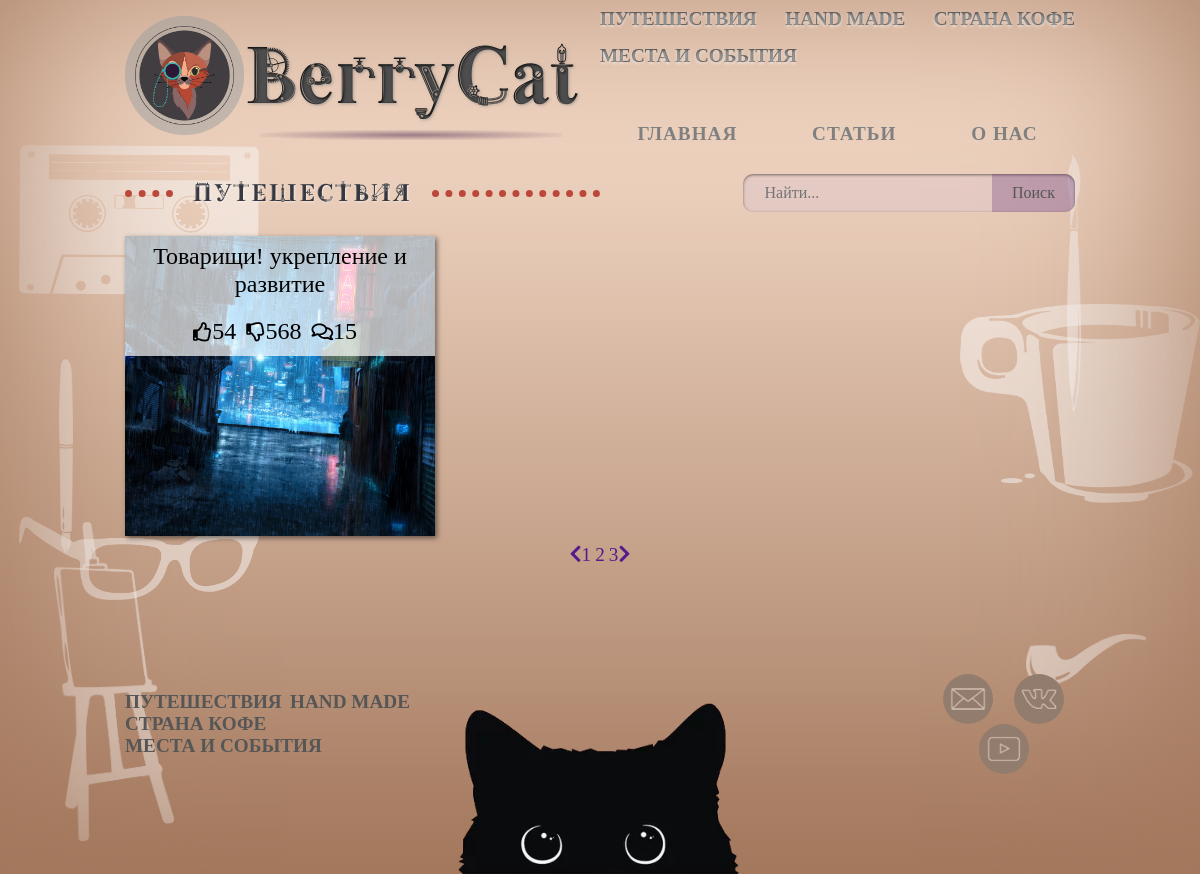
The page /articles/travel/ on the database as committed earlier.
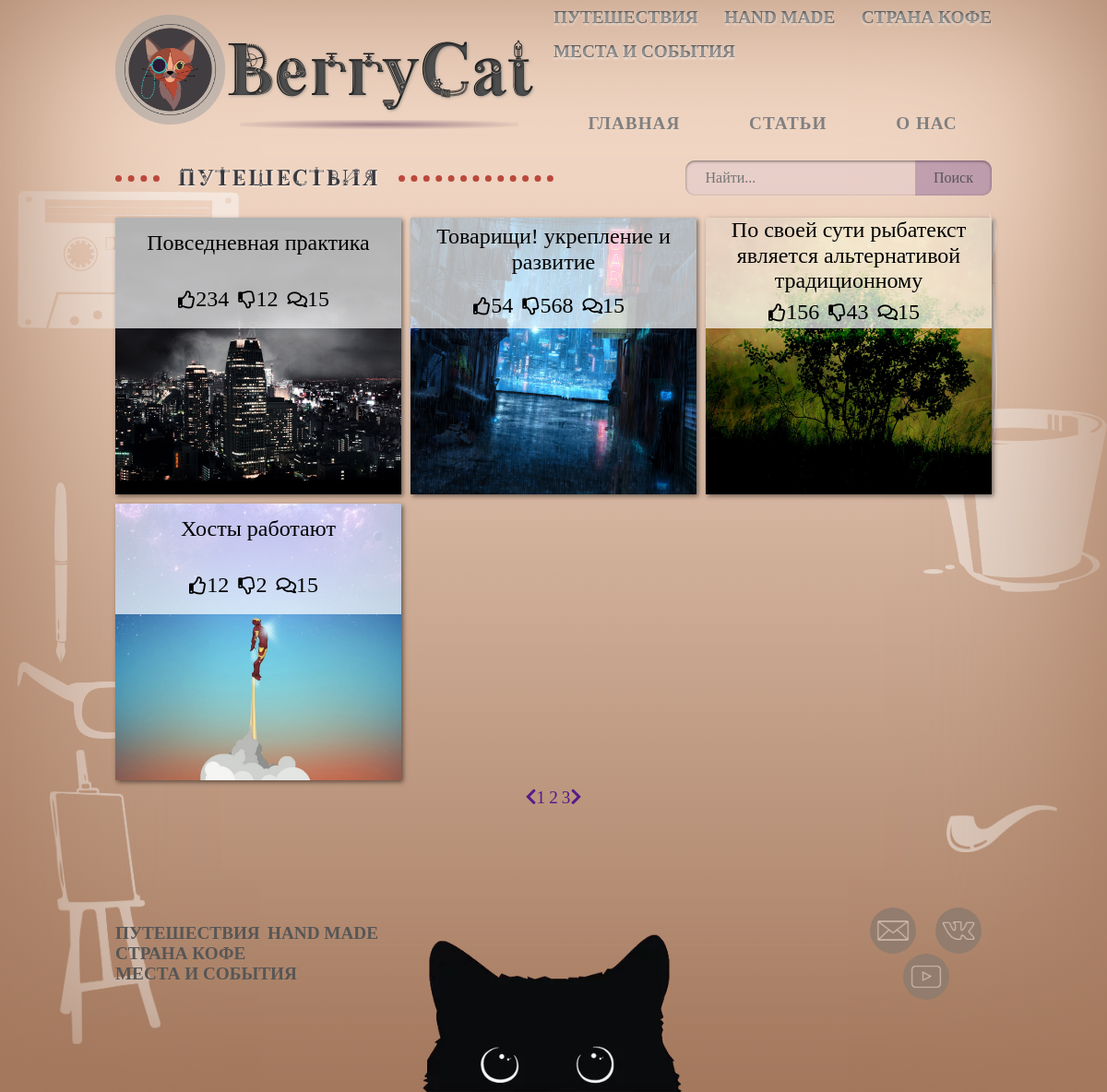
The same page on the database as committed later.
### blog/models.py (models this page shows, shortened)
class Article(models.Model):
    RUBRIC = (
        ('all', "Статьи"),
        ('travel', "Путешествия"),
        ('coffee_country', "Страна Кофе"),
        ('hand_made', "Hand made"),
        ('places_and_events', "Места и события")
    )
    active = models.BooleanField()
    rubric = models.CharField(
        max_length=100, choices=RUBRIC, verbose_name="Рубрика", default="all")
    title = models.CharField(max_length=100, verbose_name="Название статьи")
    text_article = RichTextField()
    text_preview = models.CharField(max_length=255)
    date = models.DateTimeField(default=timezone.now)
    avtor = models.ForeignKey(User, on_delete=models.CASCADE)
    like = models.BigIntegerField()
    dislike = models.BigIntegerField()
    views_all = models.BigIntegerField()
    image = models.ImageField(upload_to='pictures/', null=True, blank=True)
    class Meta:
        verbose_name = "Статья"
        verbose_name_plural = "Статьи"

### blog/views.py (the view)
# urls.py: path('articles/travel/', views.TravelArticleView.as_view(), name='travel'),
class TravelArticleView(ListView):
    template_name = 'blog/rubric.html'
    context_object_name = 'article'
    ordering = ['-date']
    queryset = Article.objects.filter(rubric='travel', active=1)
    def get_context_data(self, **kwargs):
        ctx = super(TravelArticleView, self).get_context_data(**kwargs)
        ctx['page_title'] = 'путешествия'
        return ctx

### blog/templates/blog/rubric.html (shortened to what this page needs)
{% extends 'blog/main.html' %}
{% load static %}
{% block rubric %}
<div class="wrapper_h2">
  <h2>{{ page_title }}</h2>
  <form action="" method="post" id="search-block-form">
    <div class="wrapper_input">
      <div class="form-item">
        <input type="text" name="" value="" maxlength="128" placeholder="Найти...">
      </div>
      <div class="form-actions">
        <input type="submit" name="op" value="Поиск" class="form-submit">
      </div>
    </div>
  </form>
</div>
<section id="last_article">
{% for article in article %}
  <article class="article_bloc">
    <div class="wrapper_h3">
      <h3>{{ article.title }}</h3>
      <div class="social_mini">
        <p><i class="far fa-thumbs-up"></i><span>{{ article.like }}</span></p>
        <p><i class="far fa-thumbs-down"></i><span>{{ article.dislike }}</span></p>
        <p><i class="far fa-comments"></i><span>15</span></p>
      </div>
    </div>
    <img src="{{ BASE_DIR }}{{ article.image.url }}" alt="">
  </article>
{% endfor %}
</section>
<div class="pag_mnu">
  <div class="pag_left"><a href=""><i class="fas fa-chevron-left"></i></a></div>
  <div class="pag_int_center">
    <a href="">1</a>
    <a href="">2</a>
    <a href="">3</a>
  </div>
  <div class="pag_right"><a href=""><i class="fas fa-chevron-right"></i></a></div>
</div>
{% endblock rubric %}

Rows that differ between the two databases and show on the page:
now on this page (row edited): Article: title "Повседневная практика", like "234", dislike "12", image (picture)
now on this page (row edited): Article: title "По своей сути рыбатекст является альтернативой традиционному", like "156", dislike "43", image (picture)
now on this page (row edited): Article: title "Хосты работают", like "12", dislike "2", image (picture)
